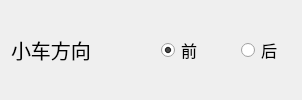
     <widget class="QWidget" name="horizontalWidget" native="true">
      <layout class="QHBoxLayout" name="horizontalLayout_4">
       <property name="spacing">
        <number>0</number>
       </property>
       <item>
        <widget class="QLabel" name="label_7">
         <property name="font">
          <font>
           <family>思源黑体</family>
           <pointsize>15</pointsize>
          </font>
         </property>
         <property name="text">
          <string>小车方向</string>
         </property>
        </widget>
       </item>
       <item>
        <spacer name="horizontalSpacer_3">
         <property name="orientation">
          <enum>Qt::Orientation::Horizontal</enum>
         </property>
         <property name="sizeHint" stdset="0">
          <size>
           <width>40</width>
           <height>20</height>
          </size>
         </property>
        </spacer>
       </item>
       <item>
        <widget class="QRadioButton" name="radioButton_Direction_Drive">
         <property name="minimumSize">
          <size>
           <width>80</width>
           <height>42</height>
          </size>
         </property>
         <property name="font">
          <font>
           <family>思源黑体</family>
           <pointsize>12</pointsize>
          </font>
         </property>
         <property name="styleSheet">
          <string notr="true">border-top-left-radius:10px;
border-bottom-left-radius:10px;
padding-left: 30px;   /* 居中 */
</string>
         </property>
         <property name="text">
          <string>前</string>
         </property>
         <property name="checkable">
          <bool>true</bool>
         </property>
         <property name="checked">
          <bool>true</bool>
         </property>
        </widget>
       </item>
       <item>
        <widget class="QRadioButton" name="radioButton_Direction_Reverse">
         <property name="minimumSize">
          <size>
           <width>80</width>
           <height>42</height>
          </size>
         </property>
         <property name="font">
          <font>
           <family>思源黑体</family>
           <pointsize>12</pointsize>
          </font>
         </property>
         <property name="styleSheet">
          <string notr="true">border-top-right-radius:10px;
border-bottom-right-radius:10px;
padding-left: 30px;   /* 居中 */</string>
         </property>
         <property name="text">
          <string>后</string>
         </property>
         <property name="checkable">
          <bool>true</bool>
         </property>
         <property name="checked">
          <bool>false</bool>
         </property>
        </widget>
       </item>
      </layout>
     </widget>
